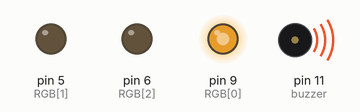
Simulated run of this sketch. Board: Arduino Uno, built with avr-gcc and run on an emulated ATmega328P. Parts: output pins drawn as LEDs (lit = HIGH), buzzer (waves = sounding).

Above: at 0.1 s.
At 16.3 s:
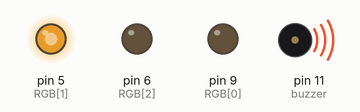
At 34.1 s:
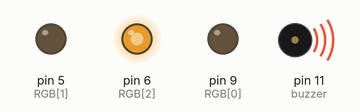
Timing chart, 0 to 40.0 s (numbered marks = the images above):
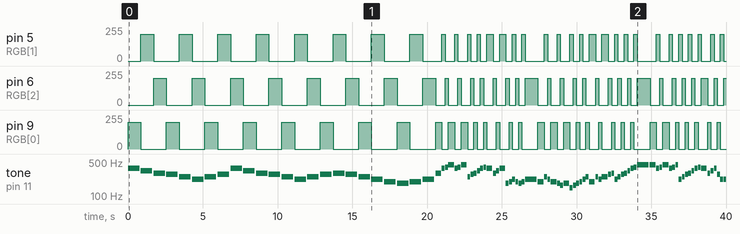

The sketch:

buzzer.ino
```cpp
/*
  Take on me
  Connect a piezo buzzer or speaker to pin 11 or select a new pin.
  More songs available at https://github.com/robsoncouto/arduino-songs

                                              Robson Couto, 2019
*/
#define NOTE_B0  31
#define NOTE_C1  33
#define NOTE_CS1 35
#define NOTE_D1  37
#define NOTE_DS1 39
#define NOTE_E1  41
#define NOTE_F1  44
#define NOTE_FS1 46
#define NOTE_G1  49
#define NOTE_GS1 52
#define NOTE_A1  55
#define NOTE_AS1 58
#define NOTE_B1  62
#define NOTE_C2  65
#define NOTE_CS2 69
#define NOTE_D2  73
#define NOTE_DS2 78
#define NOTE_E2  82
#define NOTE_F2  87
#define NOTE_FS2 93
#define NOTE_G2  98
#define NOTE_GS2 104
#define NOTE_A2  110
#define NOTE_AS2 117
#define NOTE_B2  123
#define NOTE_C3  131
#define NOTE_CS3 139
#define NOTE_D3  147
#define NOTE_DS3 156
#define NOTE_E3  165
#define NOTE_F3  175
#define NOTE_FS3 185
#define NOTE_G3  196
#define NOTE_GS3 208
#define NOTE_A3  220
#define NOTE_AS3 233
#define NOTE_B3  247
#define NOTE_C4  262
#define NOTE_CS4 277
#define NOTE_D4  294
#define NOTE_DS4 311
#define NOTE_E4  330
#define NOTE_F4  349
#define NOTE_FS4 370
#define NOTE_G4  392
#define NOTE_GS4 415
#define NOTE_A4  440
#define NOTE_AS4 466
#define NOTE_B4  494
#define NOTE_C5  523
#define NOTE_CS5 554
#define NOTE_D5  587
#define NOTE_DS5 622
#define NOTE_E5  659
#define NOTE_F5  698
#define NOTE_FS5 740
#define NOTE_G5  784
#define NOTE_GS5 831
#define NOTE_A5  880
#define NOTE_AS5 932
#define NOTE_B5  988
#define NOTE_C6  1047
#define NOTE_CS6 1109
#define NOTE_D6  1175
#define NOTE_DS6 1245
#define NOTE_E6  1319
#define NOTE_F6  1397
#define NOTE_FS6 1480
#define NOTE_G6  1568
#define NOTE_GS6 1661
#define NOTE_A6  1760
#define NOTE_AS6 1865
#define NOTE_B6  1976
#define NOTE_C7  2093
#define NOTE_CS7 2217
#define NOTE_D7  2349
#define NOTE_DS7 2489
#define NOTE_E7  2637
#define NOTE_F7  2794
#define NOTE_FS7 2960
#define NOTE_G7  3136
#define NOTE_GS7 3322
#define NOTE_A7  3520
#define NOTE_AS7 3729
#define NOTE_B7  3951
#define NOTE_C8  4186
#define NOTE_CS8 4435
#define NOTE_D8  4699
#define NOTE_DS8 4978
#define REST      0


// change this to make the song slower or faster
int tempo = 140;

// change this to whichever pin you want to use
int buzzer = 11;

// notes of the moledy followed by the duration.
// a 4 means a quarter note, 8 an eighteenth , 16 sixteenth, so on
// !!negative numbers are used to represent dotted notes,
// so -4 means a dotted quarter note, that is, a quarter plus an eighteenth!!
int melody[] = {

  // Cannon in D - Pachelbel
  // Score available at https://musescore.com/user/4710311/scores/1975521
  // C F
  NOTE_FS4,2, NOTE_E4,2,
  NOTE_D4,2, NOTE_CS4,2,
  NOTE_B3,2, NOTE_A3,2,
  NOTE_B3,2, NOTE_CS4,2,
  NOTE_FS4,2, NOTE_E4,2,
  NOTE_D4,2, NOTE_CS4,2,
  NOTE_B3,2, NOTE_A3,2,
  NOTE_B3,2, NOTE_CS4,2,
  NOTE_D4,2, NOTE_CS4,2,
  NOTE_B3,2, NOTE_A3,2,
  NOTE_G3,2, NOTE_FS3,2,
  NOTE_G3,2, NOTE_A3,2,

  NOTE_D4,4, NOTE_FS4,8, NOTE_G4,8, NOTE_A4,4, NOTE_FS4,8, NOTE_G4,8,
  NOTE_A4,4, NOTE_B3,8, NOTE_CS4,8, NOTE_D4,8, NOTE_E4,8, NOTE_FS4,8, NOTE_G4,8,
  NOTE_FS4,4, NOTE_D4,8, NOTE_E4,8, NOTE_FS4,4, NOTE_FS3,8, NOTE_G3,8,
  NOTE_A3,8, NOTE_G3,8, NOTE_FS3,8, NOTE_G3,8, NOTE_A3,2,
  NOTE_G3,4, NOTE_B3,8, NOTE_A3,8, NOTE_G3,4, NOTE_FS3,8, NOTE_E3,8,
  NOTE_FS3,4, NOTE_D3,8, NOTE_E3,8, NOTE_FS3,8, NOTE_G3,8, NOTE_A3,8, NOTE_B3,8,

  NOTE_G3,4, NOTE_B3,8, NOTE_A3,8, NOTE_B3,4, NOTE_CS4,8, NOTE_D4,8,
  NOTE_A3,8, NOTE_B3,8, NOTE_CS4,8, NOTE_D4,8, NOTE_E4,8, NOTE_FS4,8, NOTE_G4,8, NOTE_A4,2,
  NOTE_A4,4, NOTE_FS4,8, NOTE_G4,8, NOTE_A4,4,
  NOTE_FS4,8, NOTE_G4,8, NOTE_A4,8, NOTE_A3,8, NOTE_B3,8, NOTE_CS4,8,
  NOTE_D4,8, NOTE_E4,8, NOTE_FS4,8, NOTE_G4,8, NOTE_FS4,4, NOTE_D4,8, NOTE_E4,8,
  NOTE_FS4,8, NOTE_CS4,8, NOTE_A3,8, NOTE_A3,8,

  NOTE_CS4,4, NOTE_B3,4, NOTE_D4,8, NOTE_CS4,8, NOTE_B3,4,
  NOTE_A3,8, NOTE_G3,8, NOTE_A3,4, NOTE_D3,8, NOTE_E3,8, NOTE_FS3,8, NOTE_G3,8,
  NOTE_A3,8, NOTE_B3,4, NOTE_G3,4, NOTE_B3,8, NOTE_A3,8, NOTE_B3,4,
  NOTE_CS4,8, NOTE_D4,8, NOTE_A3,8, NOTE_B3,8, NOTE_CS4,8, NOTE_D4,8, NOTE_E4,8,
  NOTE_FS4,8, NOTE_G4,8, NOTE_A4,2,


};

// sizeof gives the number of bytes, each int value is composed of two bytes (16 bits)
// there are two values per note (pitch and duration), so for each note there are four bytes
int notes = sizeof(melody) / sizeof(melody[0]) / 2;

// this calculates the duration of a whole note in ms
int wholenote = (60000 * 4) / tempo;

int divider = 0, noteDuration = 0;
const int RGB[] = { 9, 5, 6 };
int currentColor = 0;
int strength = 200;

void changeColor() {
  for (int i = 0; i < 3; i++) {
    if (i == currentColor)
      analogWrite(RGB[i], strength);
    else
      analogWrite(RGB[i], 0);
  }
  currentColor = (currentColor + 1) % 3;
}

void playMusic() {
  // iterate over the notes of the melody.
  // Remember, the array is twice the number of notes (notes + durations)
  for (int thisNote = 0; thisNote < notes * 2; thisNote = thisNote + 2) {

    // calculates the duration of each note
    divider = melody[thisNote + 1];
    if (divider > 0) {
      // regular note, just proceed
      noteDuration = (wholenote) / divider;
    }
    else if (divider < 0) {
      // dotted notes are represented with negative durations!!
      noteDuration = (wholenote) / abs(divider);
      noteDuration *= 1.5; // increases the duration in half for dotted notes
    }

    // we only play the note for 90% of the duration, leaving 10% as a pause
    tone(buzzer, melody[thisNote], noteDuration * 0.9);
    changeColor();

    // Wait for the specief duration before playing the next note.
    delay(noteDuration);

    // stop the waveform generation before the next note.
    noTone(buzzer);
  }

}


void setup() {
  playMusic();
}

void loop() {
  // no need to repeat the melody.
}
```

Measured:
- by itself, pin 6 (RGB[2]): 0/255 → 200/255 at 1.7 s, → 0/255 0.86 s later, → 200/255 1.7 s later, → 0/255 0.86 s later, … (63 changes in this stretch)
- by itself, pin 5 (RGB[1]): 0/255 → 200/255 at 0.86 s, → 0/255 0.86 s later, → 200/255 1.7 s later, → 0/255 0.86 s later, … (64 changes in this stretch)
